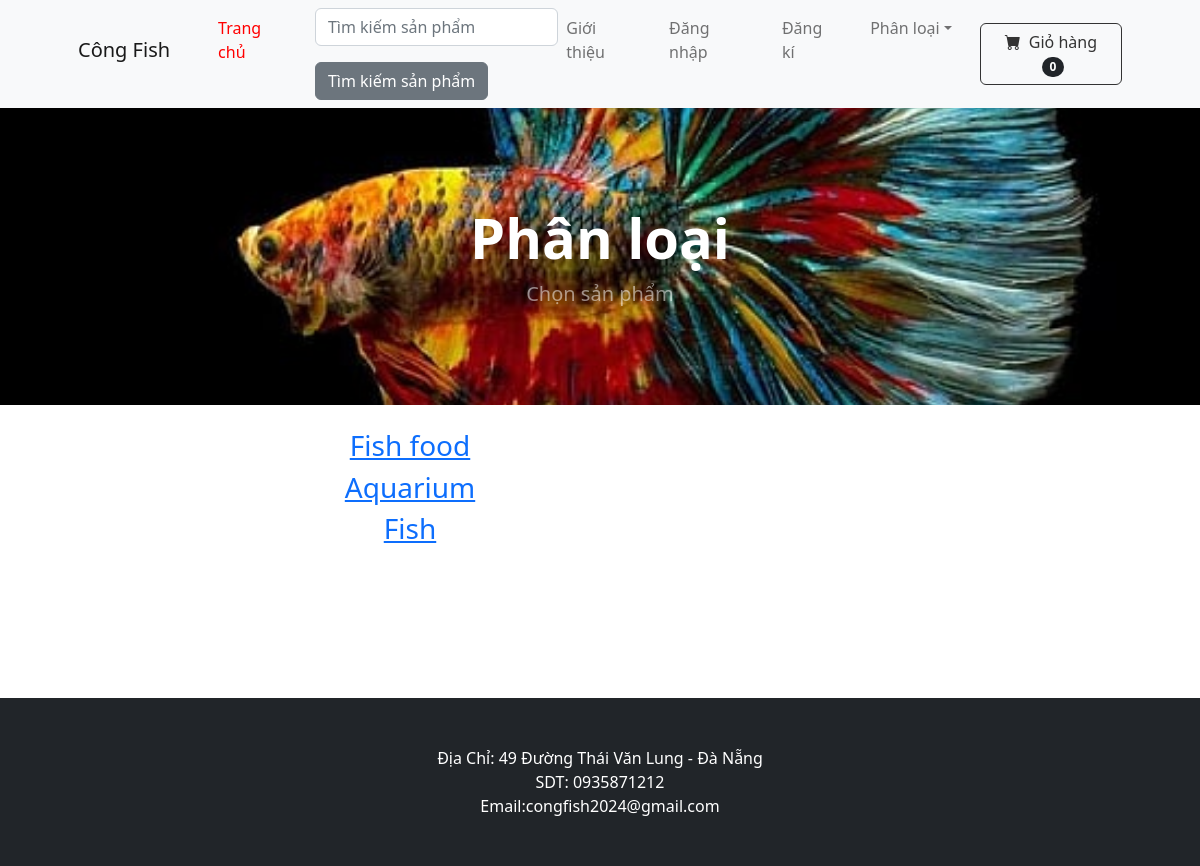
The app's page /category_summary with its own data.
### store/models.py (models this page shows)
class Category(models.Model):
    name = models.CharField(max_length=50)
    def __str__(self):
        return self.name
    class Meta:
        verbose_name_plural = 'catagories'

### store/views.py (the view)
# urls.py: path('category_summary', views.category_summary, name='category_summary'),
def category_summary(request):
    categories = Category.objects.all()
    return render(request, 'category_summary.html', {"categories":categories})

### cart/cart.py (called while the page is built)
    def __len__(self):
        return len(self.cart)

### cart/context_processors.py (called while the page is built)
def cart(request):
    return{'cart': Cart(request)}

### store/templates/category_summary.html (shortened to what this page needs)
{% extends 'base.html' %}
{% load static %}
{% block content %}
        <header class="bg-fish py-5">
    <div class="container px-4 px-lg-5 my-5">
        <div class=" text text-center text-white">
            <h1 class="display-4 fw-bolder">Phân loại</h1>
            <p class="lead fw-normal text-white-50 mb-0">Chọn sản phẩm</p>
        </div>
    </div>
        </header>
        <center>
        <div class="container">
            <div class="row">
                <div class="col-8">
                        <br/>
                        {% for category in categories %}
                            <h3><a href="{% url 'category' category %}">{{ category }}</a></h3>
                        {% endfor %}
                     <br/> <br/> <br/> <br/> <br/> <br/>
                </div>
                </center>
{% endblock %}

### records on screen
Category: name "Fish food"
Category: name "Aquarium"
Category: name "Fish"

### other values on screen
{{ cart|length }} "0"
